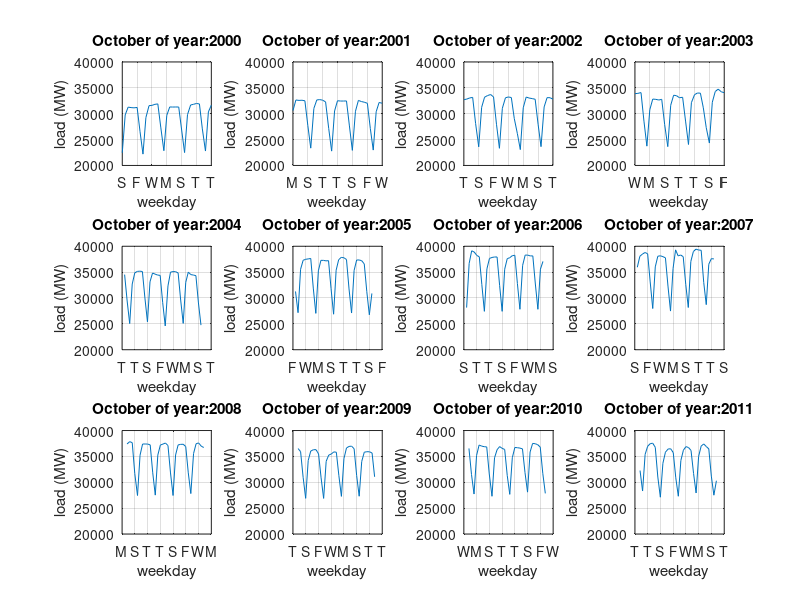

Here is the MATLAB script that generated this plot: (Note: this script raises an error after producing the figure.)
clc
clear all
close all

% I dati sono stati scelti su ottobre, che è un mese piuttosto regolare.
% La predizione deve essere fatta da una funzione che si basa sui dati
% della settimana precedente

% Potremmo dividere i dati in identificazione e validazione


load datiOTT;
dates=datiOTT(:,1);
loads=datiOTT(:,2);
years=datiOTT(:,3);
figure(1)
y=2000;
for r=0:2
    for c=1:4
        subplot(3, 4, r*4+c)
        plot(dates(years==y),loads(years==y))
        asse=axis;  % Fornisce gli estremi (xMax yMax)
        axis([asse(1:2) 20000 40000]); % Blocco lo stesso intervallo sull'asse delle y, così da vedere i trend
        datetick('x','d')
        xlabel('weekday')
        ylabel('load (MW)')
        title(strcat('October of year: ', num2str(y)))
        grid
        y=y+1;
    end
end

datiWeek = datiOTT(end-22:end-15, :)
L_hat = predizione1(datiWeek);
L_hat1 = L_hat
L_hat = predizione2(datiWeek, datiOTT);
L_hat2 = L_hat
% 
% anno=datiWeek(1,3)
% giorno=datiWeek(1,6)
% years=datiOTT(:,3)
% days=datiOTT(:,6)
% 
% datiOTT(years==anno-1 & days==giorno,2)
% 
% L_hat=mean(datiOTT(years==anno-1 & days==giorno,2))



% figure(2)












